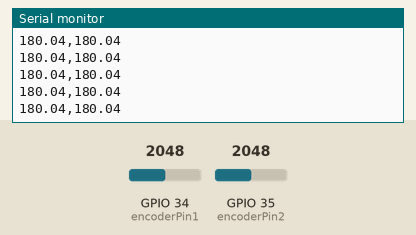
This sketch was run on a simulated ESP32. On the bench: the last lines printed to the serial monitor. Inputs (shaded band) come from the test bench; at power-on: GPIO 34 (encoderPin1) = 2048, GPIO 35 (encoderPin2) = 2048.

Above: at 1.2 s.
1.3 s: GPIO 34 (encoderPin1) set to 1194
At 1.9 s:
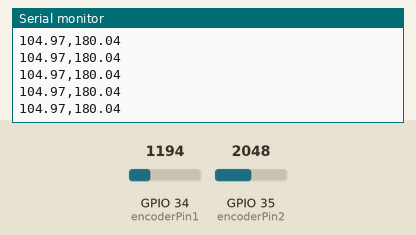
2.8 s: GPIO 34 (encoderPin1) set to 1078
At 3.3 s:
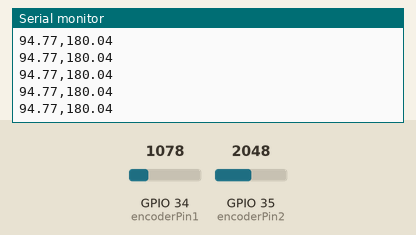
Timing chart, 0 to 5.8 s (numbered marks = the images above; inputs shaded):
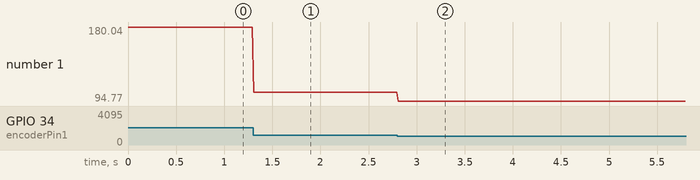

Measured:
- after the input at 1.3 s, the serial monitor: prints a new line at once (image 1)
- after the input at 2.8 s, the serial monitor: prints a new line at once (image 2)
- plotted number 1: 180.04 → 104.97 after the input at 1.3 s, 104.97 → 94.77 after the input at 2.8 s

The sketch:

ENCODER.ino
```cpp
#include <Arduino.h>

const int encoderPin1 = 34;
const int encoderPin2 = 35;

void setup() {
  Serial.begin(9600);
  pinMode(encoderPin1, INPUT);
  pinMode(encoderPin2, INPUT);
}

void loop() {
  float encoderValue1 = analogRead(encoderPin1);
  float angle1 = encoderValue1 / 4095 * 360;

  float encoderValue2 = analogRead(encoderPin2);
  float angle2 = encoderValue2 / 4095 * 360;

  Serial.print(angle1);
  Serial.print(",");
  Serial.println(angle2);
  }
```
